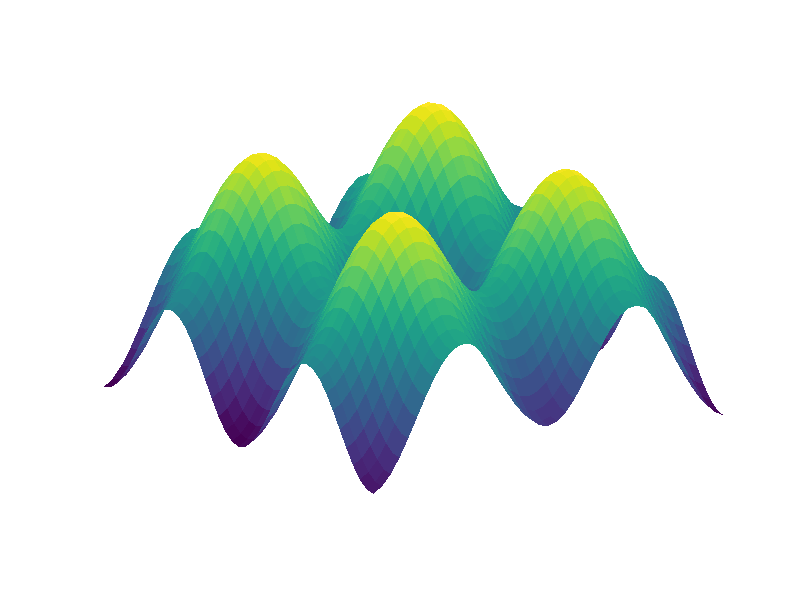

Write MATLAB code to recreate this figure.
function [c0,f,g,H,L1,L2,L3,gt]=get_cosine_constrained()
d=2;
alpha=10*ones(d,1);
k=1;
theta=2*k*pi;
seed=1;
rng(seed);
%W=diag([1 -2]);
W=randn(2);
W=W+W';

gt=inf(d,1);

f=@(x) alpha'*(1-cos(theta*x))+x'*W*x;

c0.x=zeros(d,1);
c0.h=ones(d,1);

L1=theta*norm(alpha)+2*norm(W)*norm(c0.h);
L2=theta^2*norm(alpha)+2*norm(W);
L3=norm(alpha)*theta^3;

g=@(x) theta*alpha.*sin(theta*x)+2*W*x;
H=@(x) compute_Hessian(x,alpha,theta,W);


%plot function
doDisplay=true;
if doDisplay && d==2
    [x,y]=meshgrid(-1:0.05:1);
    z=inf(size(x));
    for ii=1:size(x,1)
        for jj=1:size(x,2)
            z(ii,jj)=f([x(ii,jj);y(ii,jj)]);
        end
    end
    figure;
    surf(x,y,z,'edgecolor','none');
  %  shading interp
    axis off
end

end %main function

function H=compute_Hessian(x,a,theta,W)
Diag=theta^2*a.*cos(theta*x);
H=diag(Diag)+2*W;
end